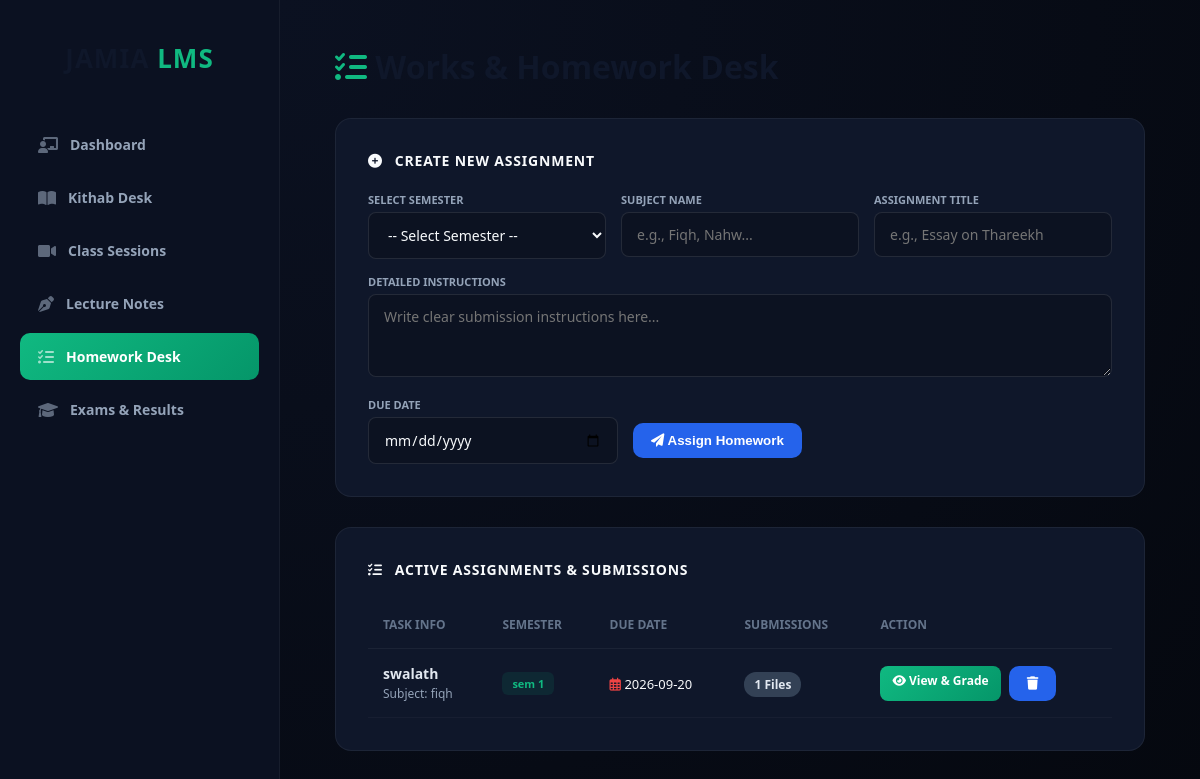
The page /teacher/works (signed in) on the database its author committed.
### tables this page shows
CREATE TABLE works (id INTEGER PRIMARY KEY AUTOINCREMENT, subject TEXT NOT NULL, title TEXT NOT NULL, description TEXT NOT NULL, due_date TEXT NOT NULL, faculty TEXT DEFAULT 'Faculty', semester_id INTEGER DEFAULT 0);

CREATE TABLE semesters (id INTEGER PRIMARY KEY AUTOINCREMENT, name TEXT UNIQUE NOT NULL, created_at TIMESTAMP DEFAULT CURRENT_TIMESTAMP);

### app.py (the view, shortened to what this page needs)
@app.route('/teacher/works', methods=['GET', 'POST'])
def teacher_works():
    if 'username' not in session or session.get('role') != 'teacher': return redirect(url_for('login'))
    conn = get_db()
    semesters = conn.execute('SELECT * FROM semesters ORDER BY id ASC').fetchall()
    works = conn.execute('SELECT w.*, (SELECT COUNT(*) FROM submissions s WHERE s.work_id = w.id) as sub_count, sem.name as sem_name FROM works w LEFT JOIN semesters sem ON w.semester_id = sem.id ORDER BY w.id DESC').fetchall()
    conn.close()
    return render_template('teacher_works.html', works=works, semesters=semesters)

### app.py (called while the page is built)
def get_db():
    conn = sqlite3.connect(DB_PATH)
    conn.row_factory = sqlite3.Row
    return conn

### templates/teacher_works.html (shortened to what this page needs)
<!DOCTYPE html>
<html lang="en">
<head>
    <link rel="stylesheet" href="https://cdnjs.cloudflare.com/ajax/libs/font-awesome/6.0.0/css/all.min.css">
    <link rel="stylesheet" href="{{ url_for('static', filename='style.css') }}?v=17.0">
</head>
<body>
    <div class="side-nav-menu">
        <div style="text-align: center; margin-bottom: 45px; padding-top: 15px;">
            <h2 style="margin: 0; font-size: 26px; font-weight: 800; letter-spacing: 1px;">JAMIA <span style="color: #10b981;">LMS</span></h2>
        </div>
        <a href="{{ url_for('teacher_dashboard') }}" class="nav-link"><i class="fas fa-chalkboard-teacher"></i> Dashboard</a>
        <a href="{{ url_for('teacher_kithabs') }}" class="nav-link"><i class="fas fa-book-open"></i> Kithab Desk</a>
        <a href="{{ url_for('teacher_classes') }}" class="nav-link"><i class="fas fa-video"></i> Class Sessions</a>
        <a href="{{ url_for('teacher_notes') }}" class="nav-link"><i class="fas fa-pen-nib"></i> Lecture Notes</a>
        <a href="{{ url_for('teacher_works') }}" class="nav-link active"><i class="fas fa-tasks"></i> Homework Desk</a>
        <a href="{{ url_for('teacher_exams') }}" class="nav-link"><i class="fas fa-graduation-cap"></i> Exams & Results</a>
    </div>
    <main class="main-content">
        <div style="display: flex; justify-content: space-between; align-items: center; margin-bottom: 30px;">
            <h1 style="margin: 0; font-size: 32px; font-weight: 800;"><i class="fa-solid fa-list-check" style="color: #10b981;"></i> Works & Homework Desk</h1>
        </div>
        <div class="dash-wrapper">
            <div class="section-header"><i class="fa-solid fa-plus-circle"></i> Create New Assignment</div>
            <form action="{{ url_for('teacher_works') }}" method="POST">
                <div style="display: flex; gap: 15px;">
                    <div style="flex: 1;">
                        <label style="font-size: 11px; color: #94a3b8; font-weight: bold; text-transform: uppercase; margin-bottom: 5px; display: block;">Select Semester</label>
                        <select name="semester_id" class="modern-input" required>
                            <option value="" disabled selected>-- Select Semester --</option>
                        </select>
                    </div>
                    <div style="flex: 1;">
                        <label style="font-size: 11px; color: #94a3b8; font-weight: bold; text-transform: uppercase; margin-bottom: 5px; display: block;">Subject Name</label>
                        <input type="text" name="subject" class="modern-input" placeholder="e.g., Fiqh, Nahw..." required>
                    </div>
                    <div style="flex: 1;">
                        <label style="font-size: 11px; color: #94a3b8; font-weight: bold; text-transform: uppercase; margin-bottom: 5px; display: block;">Assignment Title</label>
                        <input type="text" name="title" class="modern-input" placeholder="e.g., Essay on Thareekh" required>
                    </div>
                </div>
                <label style="font-size: 11px; color: #94a3b8; font-weight: bold; text-transform: uppercase; margin-bottom: 5px; display: block;">Detailed Instructions</label>
                <textarea name="description" class="modern-input" rows="3" placeholder="Write clear submission instructions here..." required></textarea>
                <div style="display: flex; gap: 15px; align-items: center;">
                    <div style="flex: 1; max-width: 250px;">
                        <label style="font-size: 11px; color: #94a3b8; font-weight: bold; text-transform: uppercase; margin-bottom: 5px; display: block;">Due Date</label>
                        <input type="date" name="due_date" class="modern-input" required style="margin-bottom: 0;">
                    </div>
                    <button type="submit" class="btn-primary" style="margin-top: 20px;"><i class="fa-solid fa-paper-plane"></i> Assign Homework</button>
                </div>
            </form>
        </div>
        <div class="dash-wrapper">
            <div class="section-header"><i class="fa-solid fa-tasks"></i> Active Assignments & Submissions</div>
            <table>
                <thead><tr><th>Task Info</th><th>Semester</th><th>Due Date</th><th>Submissions</th><th>Action</th></tr></thead>
                <tbody>
                    {% if works %}
                        {% for w in works %}
                        <tr>
                            <td>
                                <strong>{{ w[2] }}</strong><br>
                                <span style="font-size: 12px; color: #94a3b8;">Subject: {{ w[1] }}</span>
                            </td>
                            <td>
                                <span style="display: inline-block; background: rgba(16, 185, 129, 0.1); color: #10b981; padding: 4px 10px; border-radius: 6px; font-size: 11px; font-weight: 700;">
                                    {% if w[8] %}{{ w[8] }}{% else %}All Students{% endif %}
                                </span>
                            </td>
                            <td><span style="color: #f8fafc; font-size: 13px;"><i class="far fa-calendar-alt" style="color: #ef4444;"></i> {{ w[4] }}</span></td>
                            <td>
                                <span style="background: #334155; padding: 4px 10px; border-radius: 12px; font-size: 12px; font-weight: bold;">{{ w[6] }} Files</span>
                            </td>
                            <td>
                                <div style="display: flex; gap: 8px;">
                                    <a href="{{ url_for('teacher_submissions', work_id=w[0]) }}" class="btn-primary" style="padding: 6px 12px; font-size: 12px;"><i class="fa-solid fa-eye"></i> View & Grade</a>
                                    <form action="{{ url_for('delete_work', work_id=w[0]) }}" method="POST" style="margin: 0;" onsubmit="return confirm('Delete this assignment permanently?');">
                                        <button type="submit" style="background: rgba(239,68,68,0.1); color: #ef4444; border: none; padding: 6px 10px; border-radius: 6px; cursor: pointer;"><i class="fas fa-trash"></i></button>
                                    </form>
                                </div>
                            </td>
                        </tr>
                        {% endfor %}
                    {% else %}
                        <tr><td colspan="5" style="text-align: center; color: #64748b;">No homework tasks assigned yet.</td></tr>
                    {% endif %}
                </tbody>
            </table>
        </div>
    </main>
</body>
</html>

### static/style.css (style rules this page uses)
* { box-sizing: border-box; transition: background-color 0.2s ease, border-color 0.2s ease, color 0.2s ease, transform 0.15s ease, box-shadow 0.2s ease; }
body { margin: 0; font-family: 'Segoe UI', -apple-system, BlinkMacSystemFont, Roboto, sans-serif; background: #fdfbf5 !important; color: #0f172a !important; min-height: 100vh; }
body:not(.dark-mode) button, body:not(.dark-mode) .btn, body:not(.dark-mode) .btn-action, body:not(.dark-mode) .btn-submit, body:not(.dark-mode) input[type="submit"] { background: #2563eb !important; color: #ffffff !important; border-radius: 10px !important; padding: 10px 18px !important; font-weight: 600 !important; border: none !important; cursor: pointer !important; }

### templates/teacher_works.html (style rules this page uses)
body { margin: 0; display: flex; background: #05080f !important; color: #f8fafc; font-family: 'Segoe UI', system-ui, sans-serif; height: 100vh; overflow: hidden; }
.side-nav-menu { width: 280px; background: #0b1121 !important; padding: 25px 20px; border-right: 1px solid rgba(255,255,255,0.05); display: flex; flex-direction: column; z-index: 10; }
.main-content { flex: 1; padding: 45px 55px; overflow-y: auto; background: radial-gradient(circle at top left, #0b1121, #05080f) !important; }
.nav-link { display: flex; align-items: center; gap: 12px; color: #94a3b8 !important; text-decoration: none; padding: 14px 18px; border-radius: 10px; margin-bottom: 6px; font-size: 14px; font-weight: 600; transition: all 0.3s ease; }
.nav-link i { font-size: 16px; opacity: 0.6; }
.nav-link.active { background: linear-gradient(135deg, #10b981, #059669) !important; color: #ffffff !important; }
.dash-wrapper { background: #0f172a !important; border: 1px solid rgba(255, 255, 255, 0.06) !important; border-radius: 16px !important; padding: 32px; margin-bottom: 30px; }
.section-header { font-size: 14px; font-weight: 800; margin-bottom: 22px; display: flex; align-items: center; gap: 12px; letter-spacing: 0.8px; text-transform: uppercase; color: #f8fafc !important; }
.modern-input { width: 100%; box-sizing: border-box; background: rgba(0,0,0,0.2); border: 1px solid rgba(255,255,255,0.1); border-radius: 8px; padding: 12px 15px; color: #f8fafc; font-family: inherit; font-size: 14px; margin-bottom: 15px; }
.btn-primary { background: linear-gradient(135deg, #10b981, #059669) !important; color: white !important; border: none; padding: 12px 25px; border-radius: 8px; font-weight: 600; cursor: pointer; text-decoration: none; display: inline-block; }
table { width: 100%; border-collapse: separate; border-spacing: 0; }
th { color: #64748b !important; text-align: left; padding: 15px; font-size: 12px; text-transform: uppercase; border-bottom: 1px solid rgba(255,255,255,0.05) !important; }
td { padding: 15px; border-bottom: 1px solid rgba(255,255,255,0.03) !important; font-size: 14px; color: #e2e8f0 !important; vertical-align: middle; }

### rows shown on the page
works: title "swalath", subject "fiqh", name "sem 1", due_date "2026-09-20", semester "1"
